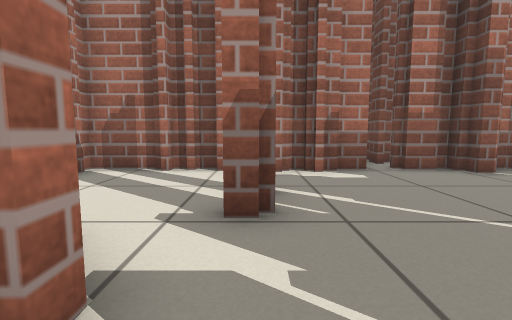
view 1 (above)

18 first-person views from a walk through a Stage world. The camera is 0.5 m above the floor, tilts 6° down and sees 85° across. Floor lines are 1 m apart. The floor is counted in squares, 0.5 m on a side. Each view is taken from the middle of a square. On the plan, view 1 faces up. The plan holds only what a view shows up to about 11 squares ahead; the rest is blank. The place goes on beyond the plan. The robots in the file are not drawn.

view 2
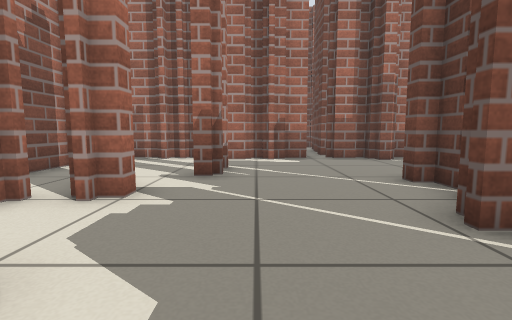

view 3
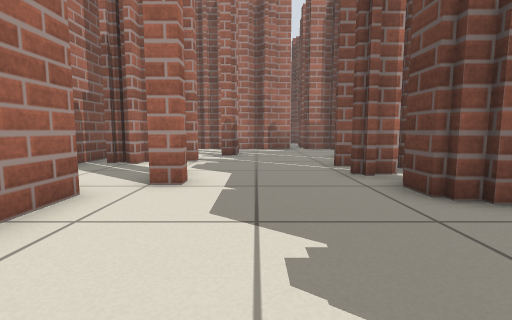

view 4
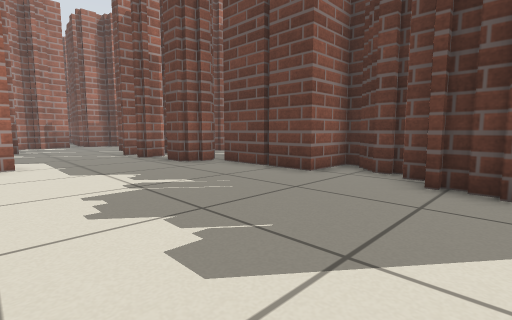

view 5
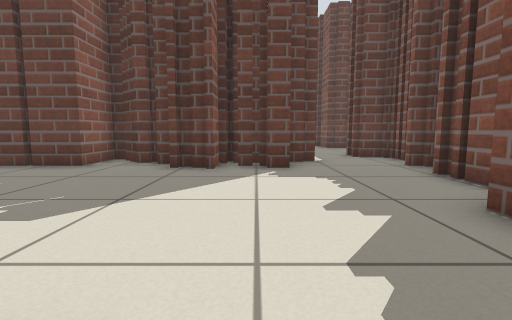

view 6
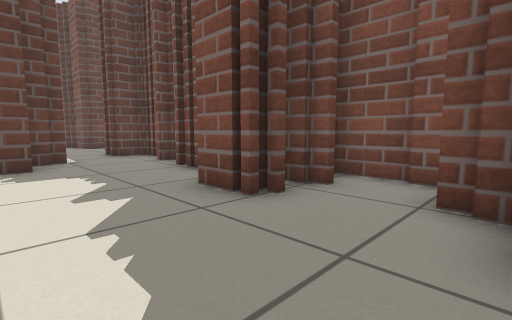

view 7
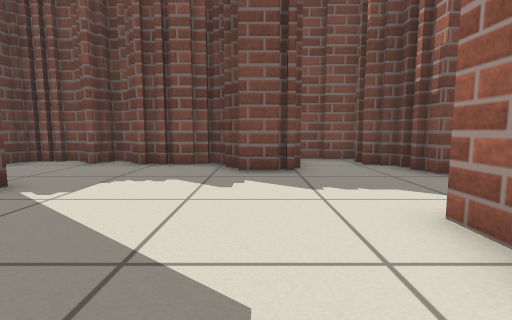

view 8
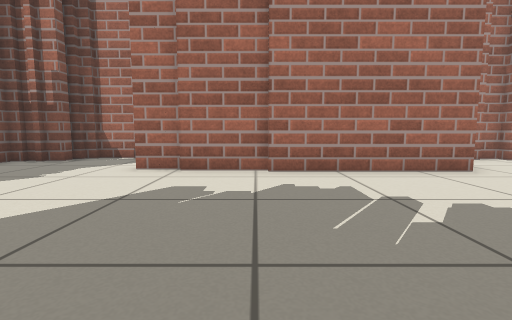

view 9
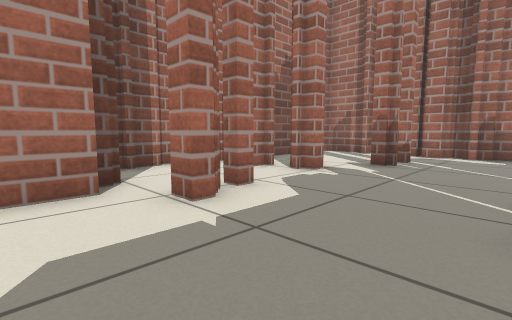

view 10
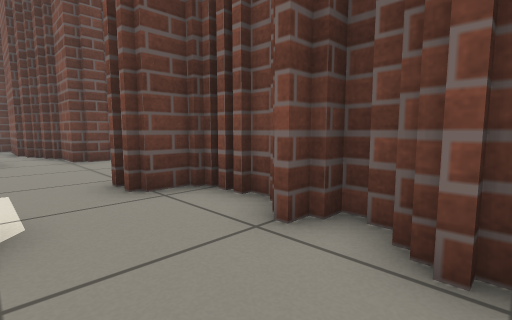

view 11
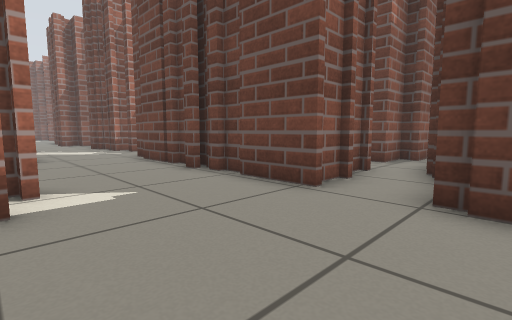

view 12
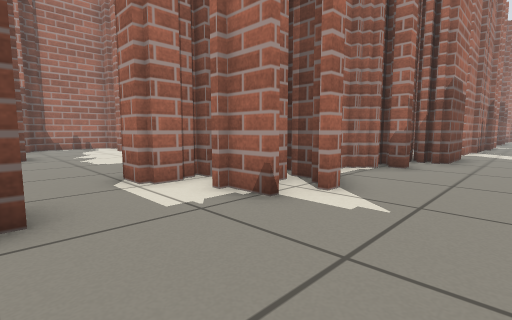

view 13
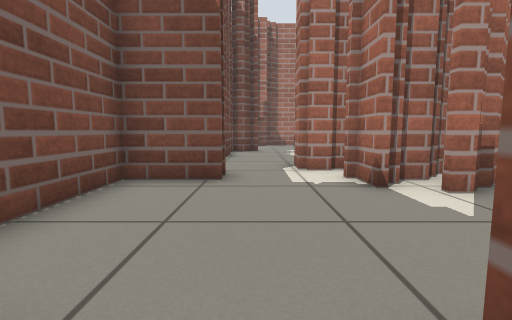

view 14
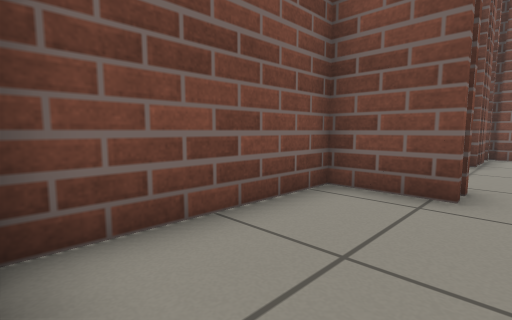

view 15
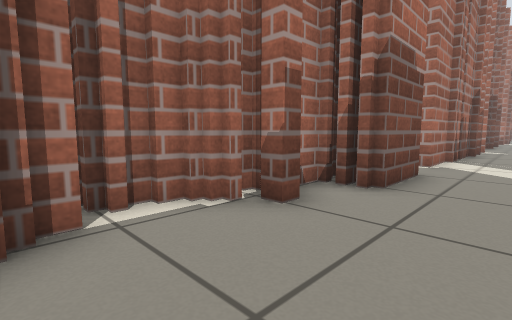

view 16
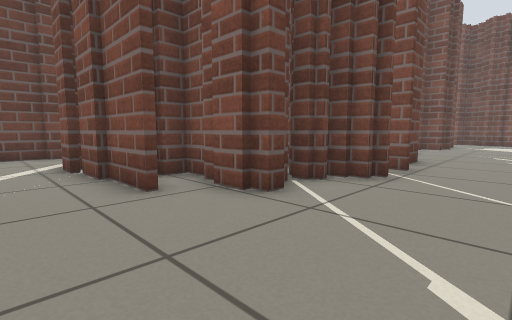

view 17
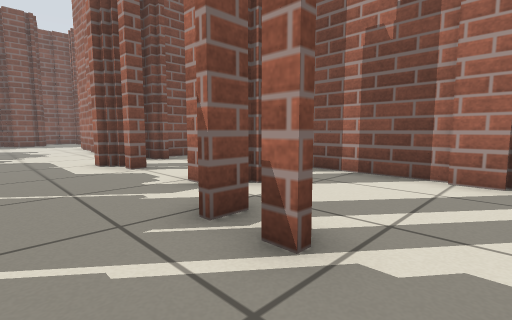

view 18
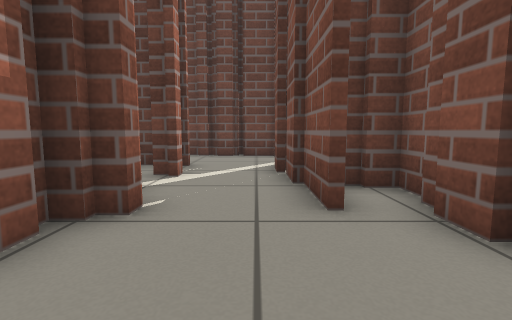

### Floor plan
Key: @ floor where view 1 was taken; # wall or solid block; x gap in a wall; . floor.
Columns run from 5 left of view 1 to 17 right of it. Each row starts with its distance up from view 1.
  8                #
  7  ###############..#
  6  #................#
  5  #................#
  4  #...x.... #####..#
  3  #.......####  #
  2  #.##....##    #.
  1  ####....#     #.
  0 ###..@...#     #.
 -1 #........#     #.
 -2 ##..x....#     #..
 -3  ##.#....#     #..
 -4  ###.....##    ...
 -5    #......#    #..
 -6    #......#   ##...
 -7    #......#   ##..#
 -8    #......#####...#
 -9    #.......####...#
-10    #......#####...#
-11    #..... ## #....##
-12    #.....######...#
-13 #.........#####...#
-14 #.........#####...#
-15 ##.........##.....#####
-16  #..##................#
-17  ##.#####...##....#####
-18   #.#  #######....#
-19   ###        ######

Where each view was taken, in squares from view 1:
view 1: 0 up, 0 right, facing up
view 2: 3 down, 1 right, facing up
view 3: 8 down, 1 right, facing up
view 4: 12 down, 1 left, facing up-right
view 5: 13 down, 3 left, facing right
view 6: 13 down, 4 left, facing down-right
view 7: 9 down, 0 right, facing down
view 8: 9 down, 5 right, facing left
view 9: 5 down, 3 right, facing up-left
view 10: 15 down, 3 right, facing down-right
view 11: 18 down, 9 right, facing up-right
view 12: 17 down, 12 right, facing up-left
view 13: 16 down, 14 right, facing left
view 14: 16 down, 13 right, facing down-left
view 15: 12 down, 12 right, facing up-left
view 16: 6 up, 1 right, facing down-right
view 17: 6 up, 2 right, facing down-left
view 18: 5 up, 2 right, facing right
